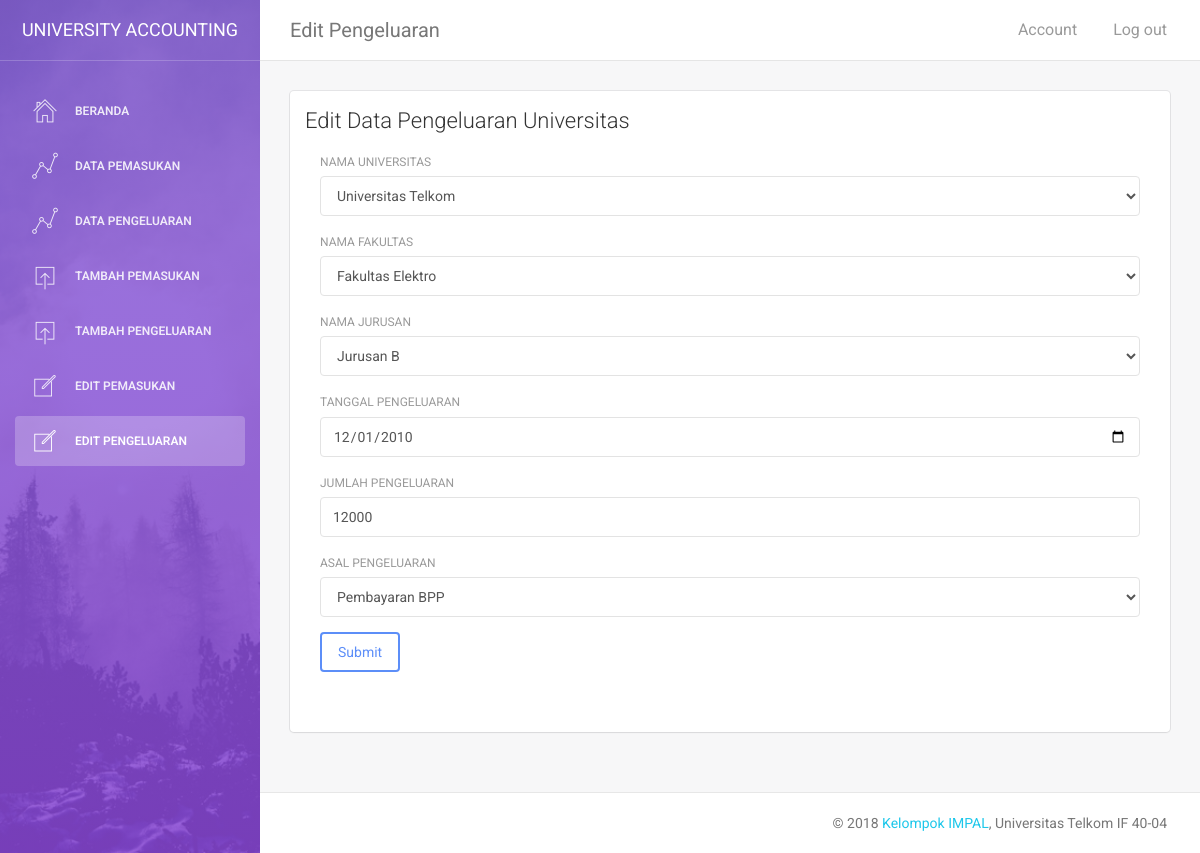
The app's page /impal/index.php/pengeluaran/edit/1 with its own data.
### tables this page shows
CREATE TABLE `pengeluaran` (
  `id_pengeluaran` int(11) NOT NULL,
  `nama_univ` varchar(20) NOT NULL,
  `nama_fakultas` varchar(20) NOT NULL,
  `nama_jurusan` varchar(20) NOT NULL,
  `tanggal_pengeluaran` date NOT NULL,
  `jumlah_pengeluaran` int(20) NOT NULL,
  `asal_pengeluaran` varchar(20) NOT NULL
);

### impal/application/controllers/pengeluaran.php (called while the page is built, shortened)
<?php
Class pengeluaran extends CI_Controller
{
    public function __construct()
    {
        $this->load->model('m_pengeluaran');
    }
    public function edit($id)
    {
        $data['pengeluaran'] = $this->m_pengeluaran->getpengeluaran($id);
        $this->load->view('editpengeluaran',$data);
    }
}
?>

### impal/index.php (called while the page is built, shortened)
<?php
require_once BASEPATH.'core/CodeIgniter.php';

### impal/application/models/m_pengeluaran.php (called while the page is built, shortened)
<?php
Class m_pengeluaran extends CI_Model
{
	public function getpengeluaran($id)
	{
		$this->db->where('id_pengeluaran',$id);
		$query = $this->db->get('pengeluaran');
		return $query->row_array();
	}
}

### impal/application/views/editpengeluaran.php (the view, shortened to what this page needs)
<!doctype html>
<html lang="en">
<head>
    <link href="<?php echo base_url("assets/css/bootstrap.min.css") ?> " rel="stylesheet" />
    <link href="<?php echo base_url("assets/css/animate.min.css") ?> " rel="stylesheet"/>
    <link href="<?php echo base_url("assets/css/light-bootstrap-dashboard.css?v=1.4.0") ?> " rel="stylesheet"/>
    <link href="<?php echo base_url("assets/css/demo.css") ?> " rel="stylesheet" />
    <link href="http://maxcdn.bootstrapcdn.com/font-awesome/4.2.0/css/font-awesome.min.css" rel="stylesheet">
    <link href="<?php echo base_url("assets/css/pe-icon-7-stroke.css") ?> " rel="stylesheet" />
</head>
<body>
<div class="wrapper">
    <div class="sidebar" data-color="purple" data-image="<?php echo base_url("assets/img/sidebar-5.jpg") ?> ">
    	<div class="sidebar-wrapper">
            <div class="logo">
                <a href="#" class="simple-text">
                    University Accounting
                </a>
            </div>
            <ul class="nav">
                <li>
                    <a href="<?php echo site_url('CBeranda') ?>">
                        <i class="pe-7s-home"></i>
                        <p>Beranda</p>
                    </a>
                </li>
                <li>
                    <a href="<?php echo site_url('pemasukan') ?>">
                        <i class="pe-7s-graph1"></i>
                        <p>Data Pemasukan</p>
                    </a>
                </li>
                <li>
                    <a href="<?php echo site_url('pengeluaran') ?>">
                        <i class="pe-7s-graph1"></i>
                        <p>Data Pengeluaran</p>
                    </a>
                </li>
                <li>
                    <a href="<?php echo site_url('pemasukan/add') ?>">
                        <i class="pe-7s-upload"></i>
                        <p>Tambah Pemasukan</p>
                    </a>
                </li>
                <li>
                    <a href="<?php echo site_url('pengeluaran/add') ?>">
                        <i class="pe-7s-upload"></i>
                        <p>Tambah Pengeluaran</p>
                    </a>
                </li>
                <li>
                    <a href="#">
                        <i class="pe-7s-note"></i>
                        <p>Edit Pemasukan</p>
                    </a>
                </li>
                <li class="active">
                    <a href="#">
                        <i class="pe-7s-note"></i>
                        <p>Edit Pengeluaran</p>
                    </a>
                </li>
            </ul>
    	</div>
    </div>
    <div class="main-panel">
        <nav class="navbar navbar-default navbar-fixed">
            <div class="container-fluid">
                <div class="navbar-header">
                    <a class="navbar-brand" href="#">Edit Pengeluaran</a>
                </div>
                <div class="collapse navbar-collapse">
                    <ul class="nav navbar-nav navbar-right">
                        <li>
                           <a href="">
                               <p>Account</p>
                            </a>
                        </li>
                        <li>
                            <a href="<?php echo site_url('Akun_C/logout') ?>">
                                <p>Log out</p>
                            </a>
                        </li>
                    </ul>
                </div>
            </div>
        </nav>
        <div class="content">
            <div class="container-fluid">
                <div class="row">
                    <div class="col-md-12">
                        <div class="card">
                            <div class="header">
                                <h4 class="title">Edit Data Pengeluaran Universitas</h4>
                            </div>
                            <div class="content table-responsive table-full-width" style="margin-right: 15px;margin-left: 15px">
                                <form method="POST" action="<?php echo site_url('pengeluaran/updateProcess/'.$pengeluaran['id_pengeluaran']);?>">
                                    <div class="form-group">
                                        <label for="exampleInputEmail1">Nama Universitas</label>
                                        <select name="nama_univ" class="form-control">
                                            <option value="<?php echo $pengeluaran['nama_univ']; ?>"><?php echo $pengeluaran['nama_univ']; ?></option>
                                        </select>
                                    </div>
                                    <div class="form-group">
                                        <label for="exampleInputEmail1">Nama Fakultas</label>
                                        <select name="nama_fakultas" class="form-control">
                                            <option value="<?php echo $pengeluaran['nama_fakultas']; ?>"><?php echo $pengeluaran['nama_fakultas']; ?></option>
                                        </select>
                                    </div>
                                    <div class="form-group">
                                        <label for="exampleInputEmail1">Nama Jurusan</label>
                                        <select name="nama_jurusan" class="form-control">
                                            <option value="<?php echo $pengeluaran['nama_jurusan']; ?>"><?php echo $pengeluaran['nama_jurusan']; ?></option>
                                        </select>
                                    </div>
                                    <div class="form-group">
                                        <label for="exampleInputEmail1">Tanggal Pengeluaran</label>
                                        <input type="date" class="form-control" name="tanggal_pengeluaran" value="<?php echo $pengeluaran['tanggal_pengeluaran']; ?>">
                                    </div>
                                    <div class="form-group">
                                        <label for="exampleInputEmail1">Jumlah Pengeluaran</label>
                                        <input type="text" class="form-control" name="jumlah_pengeluaran" value="<?php echo $pengeluaran['jumlah_pengeluaran']; ?>">
                                    </div>
                                    <div class="form-group">
                                        <label for="exampleInputEmail1">Asal Pengeluaran</label>
                                        <select name="asal_pengeluaran" class="form-control">
                                            <option value="<?php echo $pengeluaran['asal_pengeluaran']; ?>"><?php echo $pengeluaran['asal_pengeluaran']; ?></option>
                                        </select>
                                    </div>
                                            <button type="submit" class="btn btn-primary" style="margin-bottom: 50px">Submit</button>
                                </form>
                            </div>
                        </div>
                    </div>
                </div>
            </div>
        </div>
        <footer class="footer">
            <div class="container-fluid">
                <p class="copyright pull-right">
                    &copy; <script>document.write(new Date().getFullYear())</script> <a href="http://www.creative-tim.com">Kelompok IMPAL</a>, Universitas Telkom IF 40-04
                </p>
            </div>
        </footer>
    </div>
</div>
</body>
</html>

### records on screen
pengeluaran: nama_univ "Universitas Telkom", nama_fakultas "Fakultas Elektro", nama_jurusan "Jurusan B", tanggal_pengeluaran "12/01/2010", jumlah_pengeluaran "12000", asal_pengeluaran "Pembayaran BPP"
